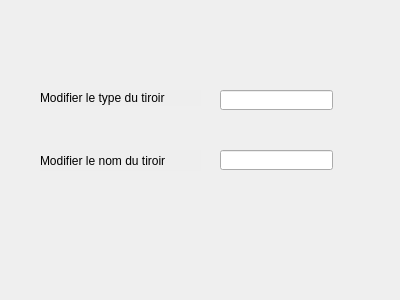
<?xml version="1.0" encoding="UTF-8"?>
<ui version="4.0">
 <class>modifierT</class>
 <widget class="QDialog" name="modifierT">
  <property name="geometry">
   <rect>
    <x>0</x>
    <y>0</y>
    <width>400</width>
    <height>300</height>
   </rect>
  </property>
  <property name="windowTitle">
   <string>MODIFIER TIROIR</string>
  </property>
  <property name="styleSheet">
   <string notr="true"/>
  </property>
  <widget class="QLabel" name="label">
   <property name="geometry">
    <rect>
     <x>40</x>
     <y>90</y>
     <width>161</width>
     <height>16</height>
    </rect>
   </property>
   <property name="styleSheet">
    <string notr="true">font: 11pt &quot;Impact&quot;;
background-color: rgb(238, 238, 238);</string>
   </property>
   <property name="text">
    <string>Modifier le type du tiroir</string>
   </property>
  </widget>
  <widget class="QLabel" name="label_2">
   <property name="geometry">
    <rect>
     <x>40</x>
     <y>150</y>
     <width>161</width>
     <height>21</height>
    </rect>
   </property>
   <property name="styleSheet">
    <string notr="true">font: 11pt &quot;Impact&quot;;
background-color: rgb(238, 238, 238);</string>
   </property>
   <property name="text">
    <string>Modifier le nom du tiroir</string>
   </property>
  </widget>
  <widget class="QLineEdit" name="lineEdit">
   <property name="geometry">
    <rect>
     <x>220</x>
     <y>90</y>
     <width>113</width>
     <height>20</height>
    </rect>
   </property>
  </widget>
  <widget class="QLineEdit" name="lineEdit_2">
   <property name="geometry">
    <rect>
     <x>220</x>
     <y>150</y>
     <width>113</width>
     <height>20</height>
    </rect>
   </property>
  </widget>
  <widget class="QPushButton" name="pushButton">
   <property name="geometry">
    <rect>
     <x>334</x>
     <y>242</y>
     <width>41</width>
     <height>41</height>
    </rect>
   </property>
   <property name="styleSheet">
    <string notr="true">border:none;</string>
   </property>
   <property name="text">
    <string/>
   </property>
   <property name="icon">
    <iconset resource="image.qrc">
     <normaloff>:/image/image/logo.png</normaloff>:/image/image/logo.png</iconset>
   </property>
   <property name="iconSize">
    <size>
     <width>28</width>
     <height>28</height>
    </size>
   </property>
  </widget>
 </widget>
 <resources>
  <include location="image.qrc"/>
 </resources>
 <connections/>
</ui>
